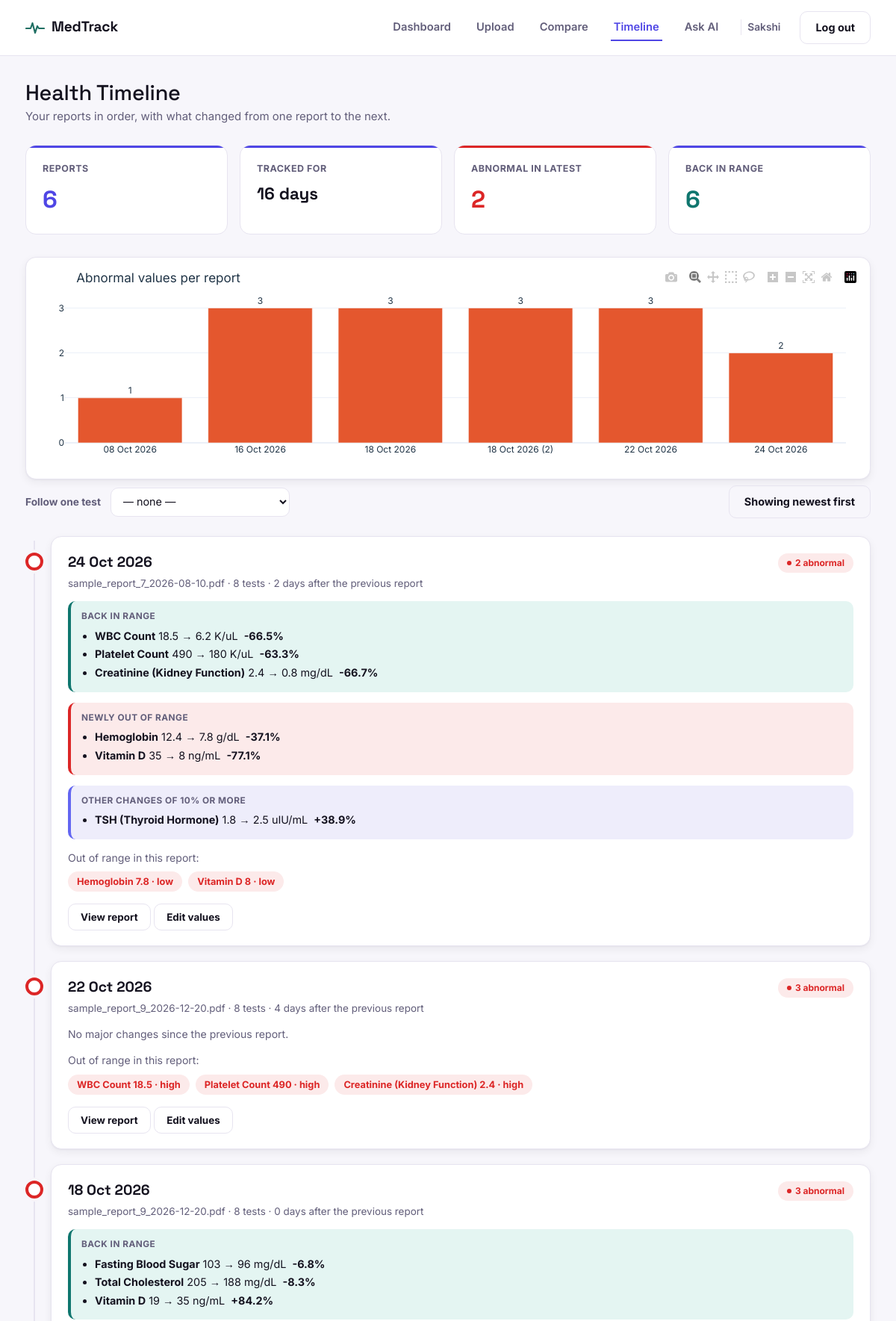
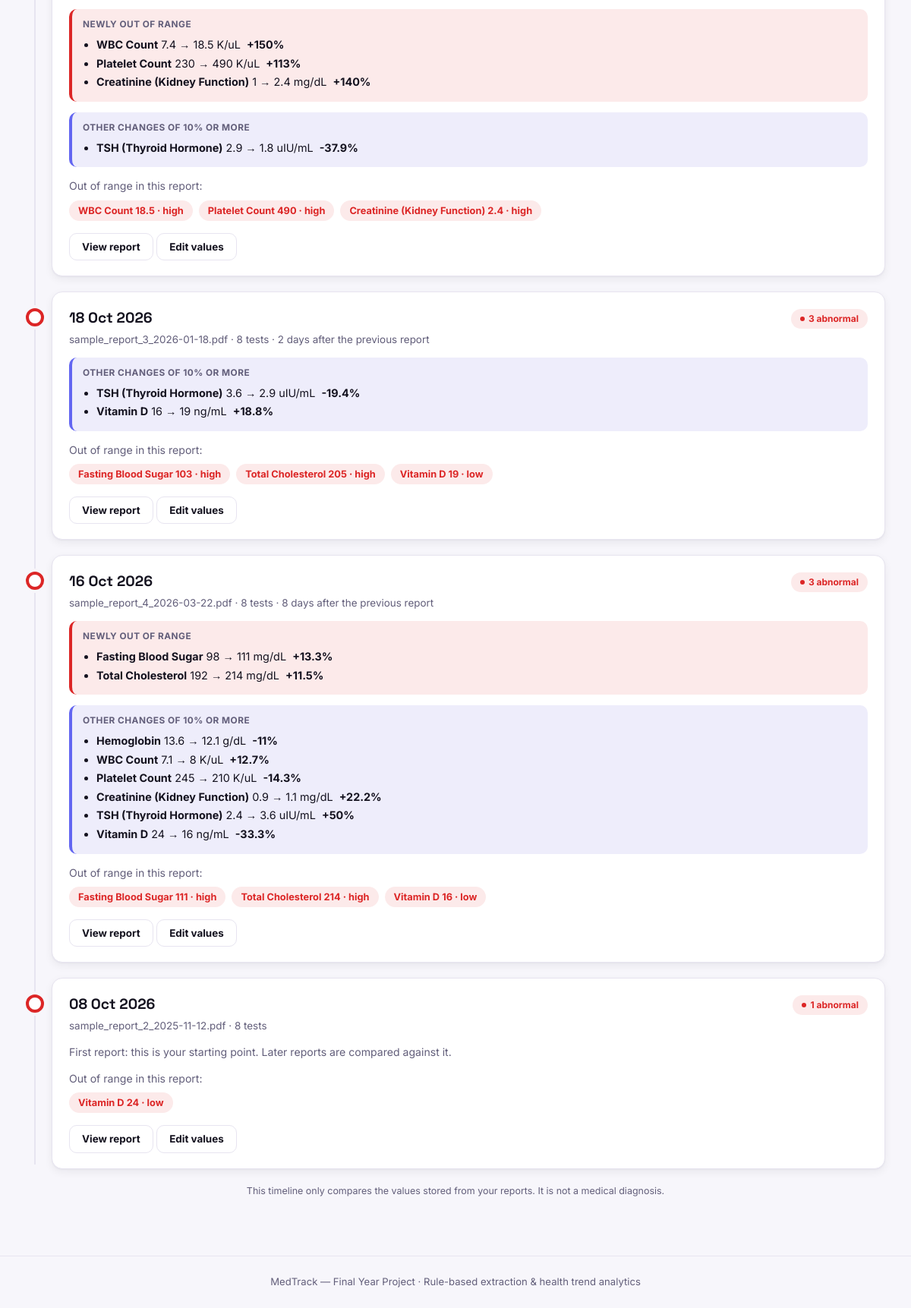
/timeline (signed in), run on the app's committed database (2 pictures, top to bottom).
### models.py (models this page shows, shortened)
class User(UserMixin, db.Model):
    __tablename__ = "users"
    id = db.Column(db.Integer, primary_key=True)
    name = db.Column(db.String(120), nullable=False)
    email = db.Column(db.String(120), unique=True, nullable=False)
    password_hash = db.Column(db.String(256), nullable=False)
    created_at = db.Column(db.DateTime, default=datetime.utcnow)
    reports = db.relationship("Report", backref="user", cascade="all, delete-orphan")
    goals = db.relationship("Goal", backref="user", cascade="all, delete-orphan")

class Report(db.Model):
    __tablename__ = "reports"
    id = db.Column(db.Integer, primary_key=True)
    user_id = db.Column(db.Integer, db.ForeignKey("users.id"), nullable=False)
    filename = db.Column(db.String(255), nullable=False)
    original_name = db.Column(db.String(255), nullable=False)
    report_date = db.Column(db.Date, nullable=False)
    uploaded_at = db.Column(db.DateTime, default=datetime.utcnow)
    raw_text = db.Column(db.Text)
    results = db.relationship("TestResult", backref="report", cascade="all, delete-orphan")

class TestResult(db.Model):
    __tablename__ = "test_results"
    id = db.Column(db.Integer, primary_key=True)
    report_id = db.Column(db.Integer, db.ForeignKey("reports.id"), nullable=False)
    test_name = db.Column(db.String(120), nullable=False)
    value = db.Column(db.Float, nullable=False)
    unit = db.Column(db.String(40))
    ref_min = db.Column(db.Float)
    ref_max = db.Column(db.Float)
    flag = db.Column(db.String(20), default="normal")  # normal | abnormal | needs_review

### app.py (the view)
@app.route("/timeline")
@login_required
def timeline():
    reports = (Report.query
               .filter_by(user_id=current_user.id)
               .order_by(Report.report_date.asc(), Report.id.asc())
               .all())
    if not reports:
        return render_template("timeline.html", has_reports=False)
    events = build_timeline(reports)
    span_days = (events[-1]["date"] - events[0]["date"]).days
    if span_days >= 60:
        span_text = f"{span_days // 30} months"
    elif span_days >= 1:
        span_text = f"{span_days} day{'s' if span_days != 1 else ''}"
    else:
        span_text = "Same day"
    summary = {
        "total": len(events),
        "span_text": span_text,
        "abnormal_now": events[-1]["abnormal_count"],
        "improved_total": sum(len(e["improved"]) for e in events),
    }
    chart = build_timeline_chart(events) if len(events) >= 2 else None
    test_names = sorted({name for e in events for name in e["test_values"]})
    return render_template(
        "timeline.html",
        has_reports=True,
        events=list(reversed(events)),  # newest first
        summary=summary,
        chart=chart,
        test_names=test_names,
        trending_tests=detect_trending_tests(reports),
    )

### app.py (called while the page is built, shortened)
@login_manager.user_loader
def load_user(user_id):
    return db.session.get(User, int(user_id))

def compute_percentage_change(current_value, previous_value):
    if current_value is None or previous_value in (None, 0):
        return None
    return round(((current_value - previous_value) / abs(previous_value)) * 100, 1)

def detect_trending_tests(reports):
    by_test = defaultdict(list)
    for report in reports:
        for result in report.results:
            by_test[result.test_name].append((report.report_date, result.value))
    trending = []
    for test_name, rows in by_test.items():
        rows.sort(key=lambda r: r[0])
        if len(rows) < 3:
            continue
        last_three = rows[-3:]
        v1, v2, v3 = last_three[0][1], last_three[1][1], last_three[2][1]
        direction = None
        if v1 < v2 < v3:
            direction = "increasing"
        elif v1 > v2 > v3:
            direction = "decreasing"
    return trending

def fmt_num(v):
    if v is None:
        return "–"
    try:
        return f"{float(v):g}"
    except (TypeError, ValueError):
        return str(v)

def result_direction(result):
    v = result.value
    if v is None:
        return ""
    if result.ref_min is not None and v < result.ref_min:
        return "low"
    if result.ref_max is not None and v > result.ref_max:
        return "high"
    return ""

### templates/timeline.html (shortened to what this page needs)
{% extends "base.html" %}
{% block content %}
<div class="mt-page-head">
  <div>
    <h1>Health Timeline</h1>
    <p>Your reports in order, with what changed from one report to the next.</p>
  </div>
</div>
{% if not has_reports %}
  <div class="mt-empty">
    <h3>No reports yet</h3>
    <p>Upload your first report and your timeline will start building here.</p>
    <a href="{{ url_for('upload') }}" class="mt-btn mt-btn-primary">Upload a report</a>
  </div>
{% else %}
  <div class="mt-stats-row">
    <div class="mt-stat-card primary">
      <div class="mt-stat-label">Reports</div>
      <div class="mt-stat-value">{{ summary.total }}</div>
    </div>
    <div class="mt-stat-card">
      <div class="mt-stat-label">Tracked for</div>
      <div class="mt-stat-value" style="font-size:1.4rem;">{{ summary.span_text }}</div>
    </div>
    <div class="mt-stat-card abnormal">
      <div class="mt-stat-label">Abnormal in latest</div>
      <div class="mt-stat-value">{{ summary.abnormal_now }}</div>
    </div>
    <div class="mt-stat-card">
      <div class="mt-stat-label">Back in range</div>
      <div class="mt-stat-value" style="color:var(--normal);">{{ summary.improved_total }}</div>
    </div>
  </div>
  {% if chart %}
    <div class="mt-chart-card" style="margin-bottom: 8px;">{{ chart|safe }}</div>
  {% endif %}
  <div class="tl-toolbar">
    <div>
      <label for="tlFollow">Follow one test</label>
      <select id="tlFollow" class="tl-select">
        <option value="">— none —</option>
      </select>
    </div>
    <button type="button" id="tlSort" class="mt-btn mt-btn-ghost">Showing newest first</button>
  </div>
  <div class="tl-list" id="tlList">
    {% for ev in events %}
      <div class="tl-item" data-values='{{ ev.test_values|tojson }}'>
        <span class="tl-dot tl-dot-{{ ev.status }}"></span>
        <div class="tl-card">
          <div class="tl-head">
            <div>
              <div class="tl-date">{{ ev.date.strftime('%d %b %Y') }}</div>
              <div class="tl-sub">
                {{ ev.name }} &middot; {{ ev.test_count }} tests
                {% if ev.gap_days is not none %}
                  &middot; {{ ev.gap_days }} day{{ '' if ev.gap_days == 1 else 's' }} after the previous report
                {% endif %}
              </div>
            </div>
            <div>
              {% if ev.status == 'abnormal' %}
                <span class="mt-badge abnormal">{{ ev.abnormal_count }} abnormal</span>
              {% elif ev.status == 'review' %}
                <span class="mt-badge review">Needs review</span>
              {% else %}
                <span class="mt-badge normal">All normal</span>
              {% endif %}
            </div>
          </div>
          {% if ev.is_first %}
            <div class="tl-note">First report: this is your starting point. Later reports are compared against it.</div>
          {% else %}
            {% if ev.improved %}
              <div class="tl-group tl-good">
                <div class="tl-group-title">Back in range</div>
                <ul>
                  {% for c in ev.improved %}
                    <li><b>{{ c.name }}</b> {{ c.prev }} &rarr; {{ c.value }} {{ c.unit }}{% if c.pct %} <span class="tl-pct">{{ c.pct }}</span>{% endif %}</li>
                  {% endfor %}
                </ul>
              </div>
            {% endif %}
            {% if ev.worsened %}
              <div class="tl-group tl-bad">
                <div class="tl-group-title">Newly out of range</div>
                <ul>
                  {% for c in ev.worsened %}
                    <li><b>{{ c.name }}</b> {{ c.prev }} &rarr; {{ c.value }} {{ c.unit }}{% if c.pct %} <span class="tl-pct">{{ c.pct }}</span>{% endif %}</li>
                  {% endfor %}
                </ul>
              </div>
            {% endif %}
            {% if ev.moved %}
              <div class="tl-group tl-neutral">
                <div class="tl-group-title">Other changes of 10% or more</div>
                <ul>
                  {% for c in ev.moved %}
                    <li><b>{{ c.name }}</b> {{ c.prev }} &rarr; {{ c.value }} {{ c.unit }}{% if c.pct %} <span class="tl-pct">{{ c.pct }}</span>{% endif %}</li>
                  {% endfor %}
                </ul>
              </div>
            {% endif %}
            {% if not (ev.improved or ev.worsened or ev.moved) %}
              <div class="tl-note">No major changes since the previous report.</div>
            {% endif %}
          {% endif %}
          {% if ev.abnormal_items %}
            <div class="tl-note" style="margin-bottom:0;">Out of range in this report:</div>
            <div class="tl-chips">
              {% for a in ev.abnormal_items %}
                <span class="tl-chip">{{ a.name }} {{ a.value }}{% if a.dir %} &middot; {{ a.dir }}{% endif %}</span>
              {% endfor %}
            </div>
          {% endif %}
          <a class="mt-btn mt-btn-ghost tl-view" href="{{ url_for('report_detail', report_id=ev.id) }}">View report</a>
          <a class="mt-btn mt-btn-ghost tl-view" href="{{ url_for('review_report', report_id=ev.id) }}">Edit values</a>
        </div>
      </div>
    {% endfor %}
  </div>
  <p style="font-size:0.78rem; color:var(--ink-soft); text-align:center; margin-top:8px;">
    This timeline only compares the values stored from your reports. It is not a medical diagnosis.
  </p>
{% endif %}
{% endblock %}

### templates/base.html (shortened to what this page needs)
<!DOCTYPE html>
<html lang="en">
<head>
<link href="https://cdn.jsdelivr.net/npm/bootstrap@5.3.3/dist/css/bootstrap.min.css" rel="stylesheet">
<link rel="stylesheet" href="{{ url_for('static', filename='css/style.css') }}?v=3">
</head>
<body>
<nav class="mt-navbar">
  <div class="mt-navbar-inner">
    <a class="mt-brand" href="{{ url_for('index') }}">
      <svg width="26" height="26" viewBox="0 0 26 26" fill="none" xmlns="http://www.w3.org/2000/svg">
        <polyline points="1,14 7,14 9.5,7 13,20 16,11 18,14 25,14" stroke="#1F6F63" stroke-width="2.2" stroke-linecap="round" stroke-linejoin="round" fill="none"/>
      </svg>
      <span>MedTrack</span>
    </a>
    <div class="mt-nav-links">
      {% if current_user.is_authenticated %}
        <a href="{{ url_for('dashboard') }}" class="mt-nav-link {% if request.endpoint=='dashboard' %}active{% endif %}">Dashboard</a>
        <a href="{{ url_for('upload') }}" class="mt-nav-link {% if request.endpoint=='upload' %}active{% endif %}">Upload</a>
        <a href="{{ url_for('compare_reports') }}" class="mt-nav-link {% if request.endpoint=='compare_reports' %}active{% endif %}">Compare</a>
        <a href="{{ url_for('timeline') }}" class="mt-nav-link {% if request.endpoint=='timeline' %}active{% endif %}">Timeline</a>
        <a href="{{ url_for('chat') }}" class="mt-nav-link {% if request.endpoint=='chat' %}active{% endif %}">Ask AI</a>
        <span class="mt-nav-user">{{ current_user.name.split(' ')[0] }}</span>
        <a href="{{ url_for('logout') }}" class="mt-btn mt-btn-ghost">Log out</a>
      {% endif %}
    </div>
  </div>
</nav>
<main class="mt-main">
  {% block content %}{% endblock %}
</main>
<footer class="mt-footer">
  <span>MedTrack — Final Year Project · Rule-based extraction & health trend analytics</span>
</footer>
</body>
</html>

### templates/timeline.html (style rules this page uses)
.tl-toolbar { display: flex; flex-wrap: wrap; gap: 12px; align-items: center; justify-content: space-between; margin: 6px 0 24px; }
.tl-toolbar label { font-size: 0.86rem; font-weight: 700; color: var(--ink-soft); margin-right: 8px; }
.tl-select { padding: 9px 12px; border-radius: var(--radius-sm); border: 1.5px solid var(--border); background: var(--surface); color: var(--ink); font-size: 0.9rem; font-family: 'Inter', sans-serif; min-width: 200px; }
.tl-list { position: relative; padding-left: 34px; }
.tl-list::before { content: ''; position: absolute; left: 11px; top: 6px; bottom: 6px; width: 2px; background: var(--border); }
.tl-item { position: relative; margin-bottom: 20px; }
.tl-dot { position: absolute; left: -34px; top: 22px; width: 24px; height: 24px; border-radius: 50%; background: var(--surface); border: 4px solid var(--normal); box-shadow: 0 0 0 4px var(--paper); }
.tl-dot-abnormal { border-color: var(--abnormal); }
.tl-card { background: var(--surface); border: 1px solid var(--border); border-radius: var(--radius); padding: 20px 22px; box-shadow: var(--shadow); }
.tl-head { display: flex; justify-content: space-between; align-items: flex-start; gap: 12px; flex-wrap: wrap; }
.tl-date { font-family: 'Space Grotesk', sans-serif; font-size: 1.2rem; font-weight: 700; color: var(--ink); }
.tl-sub { font-size: 0.84rem; color: var(--ink-soft); margin-top: 3px; word-break: break-word; }
.tl-group { margin-top: 14px; padding: 12px 14px; border-radius: var(--radius-sm); border-left: 4px solid var(--border); background: var(--paper); }
.tl-good { border-left-color: var(--normal); background: var(--normal-wash); }
.tl-bad { border-left-color: var(--abnormal); background: var(--abnormal-wash); }
.tl-neutral { border-left-color: var(--primary-light); background: var(--primary-wash); }
.tl-group-title { font-size: 0.74rem; font-weight: 700; text-transform: uppercase; letter-spacing: 0.04em; color: var(--ink-soft); margin-bottom: 6px; }
.tl-group ul { margin: 0; padding-left: 18px; font-size: 0.9rem; color: var(--ink); }
.tl-group li { margin-bottom: 3px; }
.tl-pct { font-weight: 700; margin-left: 4px; }
.tl-note { margin-top: 14px; font-size: 0.88rem; color: var(--ink-soft); }
.tl-chips { display: flex; flex-wrap: wrap; gap: 8px; margin-top: 8px; }
.tl-chip { background: var(--abnormal-wash); color: var(--abnormal); border-radius: 999px; padding: 4px 12px; font-size: 0.8rem; font-weight: 700; }
.tl-view { margin-top: 16px; padding: 7px 16px; font-size: 0.84rem; }

### data on the page
User: name "Sakshi"
Report: date "24 Oct 2026", name "sample_report_7_2026-08-10.pdf", test_count "8", gap_days "2", gap_days "s", abnormal_count "2"
TestResult: name "WBC Count", prev "18.5", value "6.2", unit "K/uL", pct "-66.5%"
TestResult: name "Platelet Count", prev "490", value "180", unit "K/uL", pct "-63.3%"
TestResult: name "Creatinine (Kidney Function)", prev "2.4", value "0.8", unit "mg/dL", pct "-66.7%"
TestResult: name "Hemoglobin", prev "12.4", value "7.8", unit "g/dL", pct "-37.1%", dir "low"
TestResult: name "Vitamin D", prev "35", value "8", unit "ng/mL", pct "-77.1%", dir "low"
TestResult: name "TSH (Thyroid Hormone)", prev "1.8", value "2.5", unit "uIU/mL", pct "+38.9%"
Report: date "22 Oct 2026", name "sample_report_9_2026-12-20.pdf", test_count "8", gap_days "4", gap_days "s", abnormal_count "3", shows "No major changes since the previous report."
TestResult: name "WBC Count", value "18.5", dir "high"
TestResult: name "Platelet Count", value "490", dir "high"
TestResult: name "Creatinine (Kidney Function)", value "2.4", dir "high"
Report: date "18 Oct 2026", name "sample_report_9_2026-12-20.pdf", test_count "8", gap_days "0", gap_days "s", abnormal_count "3"
TestResult: name "Fasting Blood Sugar", prev "103", value "96", unit "mg/dL", pct "-6.8%"
TestResult: name "Total Cholesterol", prev "205", value "188", unit "mg/dL", pct "-8.3%"
TestResult: name "Vitamin D", prev "19", value "35", unit "ng/mL", pct "+84.2%"
TestResult: name "WBC Count", prev "7.4", value "18.5", unit "K/uL", pct "+150%", dir "high"
TestResult: name "Platelet Count", prev "230", value "490", unit "K/uL", pct "+113%", dir "high"
TestResult: name "Creatinine (Kidney Function)", prev "1", value "2.4", unit "mg/dL", pct "+140%", dir "high"
TestResult: name "TSH (Thyroid Hormone)", prev "2.9", value "1.8", unit "uIU/mL", pct "-37.9%"
Report: date "18 Oct 2026", name "sample_report_3_2026-01-18.pdf", test_count "8", gap_days "2", gap_days "s", abnormal_count "3"
TestResult: name "TSH (Thyroid Hormone)", prev "3.6", value "2.9", unit "uIU/mL", pct "-19.4%"
TestResult: name "Vitamin D", prev "16", value "19", unit "ng/mL", pct "+18.8%", dir "low"
TestResult: name "Fasting Blood Sugar", value "103", dir "high"
TestResult: name "Total Cholesterol", value "205", dir "high"
Report: date "16 Oct 2026", name "sample_report_4_2026-03-22.pdf", test_count "8", gap_days "8", gap_days "s", abnormal_count "3"
TestResult: name "Fasting Blood Sugar", prev "98", value "111", unit "mg/dL", pct "+13.3%", dir "high"
TestResult: name "Total Cholesterol", prev "192", value "214", unit "mg/dL", pct "+11.5%", dir "high"
TestResult: name "Hemoglobin", prev "13.6", value "12.1", unit "g/dL", pct "-11%"
TestResult: name "WBC Count", prev "7.1", value "8", unit "K/uL", pct "+12.7%"
TestResult: name "Platelet Count", prev "245", value "210", unit "K/uL", pct "-14.3%"
TestResult: name "Creatinine (Kidney Function)", prev "0.9", value "1.1", unit "mg/dL", pct "+22.2%"
TestResult: name "TSH (Thyroid Hormone)", prev "2.4", value "3.6", unit "uIU/mL", pct "+50%"
TestResult: name "Vitamin D", prev "24", value "16", unit "ng/mL", pct "-33.3%", dir "low"
Report: date "08 Oct 2026", name "sample_report_2_2025-11-12.pdf", test_count "8", abnormal_count "1", shows "First report: this is your starting point. Later reports are compared against it."
TestResult: name "Vitamin D", value "24", dir "low"

### other printed values
{{ summary.total }} "6"
{{ summary.span_text }} "16 days"
{{ summary.abnormal_now }} "2"
{{ summary.improved_total }} "6"
